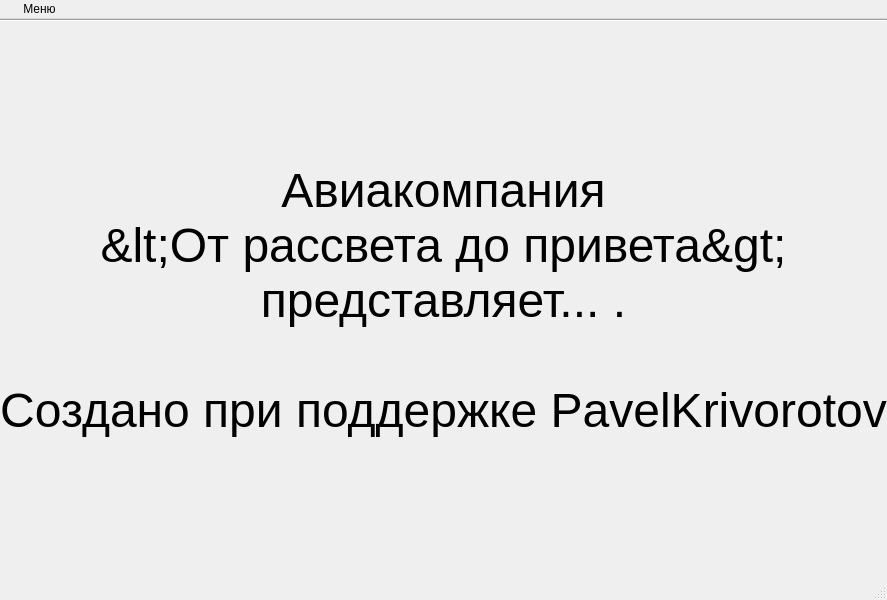
<?xml version="1.0" encoding="UTF-8"?>
<ui version="4.0">
 <class>MainWindow</class>
 <widget class="QMainWindow" name="MainWindow">
  <property name="geometry">
   <rect>
    <x>0</x>
    <y>0</y>
    <width>800</width>
    <height>600</height>
   </rect>
  </property>
  <property name="windowTitle">
   <string>Продажа авиабилетов</string>
  </property>
  <widget class="QWidget" name="centralwidget">
   <layout class="QGridLayout" name="gridLayout_2">
    <property name="leftMargin">
     <number>0</number>
    </property>
    <property name="topMargin">
     <number>0</number>
    </property>
    <property name="rightMargin">
     <number>0</number>
    </property>
    <property name="bottomMargin">
     <number>0</number>
    </property>
    <property name="spacing">
     <number>10</number>
    </property>
    <item row="0" column="0">
     <layout class="QGridLayout" name="gridLayout">
      <property name="spacing">
       <number>0</number>
      </property>
      <item row="0" column="0">
       <widget class="Line" name="line">
        <property name="orientation">
         <enum>Qt::Horizontal</enum>
        </property>
       </widget>
      </item>
      <item row="1" column="0">
       <widget class="QStackedWidget" name="stackedWidget">
        <property name="currentIndex">
         <number>0</number>
        </property>
        <widget class="QWidget" name="page0">
         <layout class="QGridLayout" name="gridLayout_7">
          <property name="leftMargin">
           <number>0</number>
          </property>
          <property name="topMargin">
           <number>0</number>
          </property>
          <property name="rightMargin">
           <number>0</number>
          </property>
          <property name="bottomMargin">
           <number>0</number>
          </property>
          <property name="spacing">
           <number>0</number>
          </property>
          <item row="0" column="0">
           <widget class="QLabel" name="label_18">
            <property name="font">
             <font>
              <family>Segoe UI</family>
              <pointsize>36</pointsize>
              <bold>false</bold>
             </font>
            </property>
            <property name="text">
             <string>Авиакомпания
&lt;От рассвета до привета&gt;
представляет... .

Создано при поддержке PavelKrivorotov</string>
            </property>
            <property name="alignment">
             <set>Qt::AlignCenter</set>
            </property>
           </widget>
          </item>
         </layout>
        </widget>
        <widget class="QWidget" name="page1">
         <layout class="QGridLayout" name="gridLayout_3">
          <property name="leftMargin">
           <number>0</number>
          </property>
          <property name="topMargin">
           <number>0</number>
          </property>
          <property name="rightMargin">
           <number>0</number>
          </property>
          <property name="bottomMargin">
           <number>5</number>
          </property>
          <item row="0" column="0">
           <widget class="QTableWidget" name="tW_Passengers">
            <property name="alternatingRowColors">
             <bool>true</bool>
            </property>
            <property name="rowCount">
             <number>20</number>
            </property>
            <property name="columnCount">
             <number>7</number>
            </property>
            <attribute name="horizontalHeaderDefaultSectionSize">
             <number>160</number>
            </attribute>
            <attribute name="horizontalHeaderStretchLastSection">
             <bool>true</bool>
            </attribute>
            <attribute name="verticalHeaderStretchLastSection">
             <bool>false</bool>
            </attribute>
            <row/>
            <row/>
            <row/>
            <row/>
            <row/>
            <row/>
            <row/>
            <row/>
            <row/>
            <row/>
            <row/>
            <row/>
            <row/>
            <row/>
            <row/>
            <row/>
            <row/>
            <row/>
            <row/>
            <row/>
            <column/>
            <column/>
            <column/>
            <column/>
            <column/>
            <column/>
            <column/>
           </widget>
          </item>
         </layout>
        </widget>
        <widget class="QWidget" name="page2">
         <layout class="QGridLayout" name="gridLayout_4">
          <property name="leftMargin">
           <number>0</number>
          </property>
          <property name="topMargin">
           <number>0</number>
          </property>
          <property name="rightMargin">
           <number>0</number>
          </property>
          <property name="bottomMargin">
           <number>0</number>
          </property>
          <item row="0" column="0">
           <widget class="QTableWidget" name="tW_Flights">
            <property name="alternatingRowColors">
             <bool>true</bool>
            </property>
            <property name="rowCount">
             <number>20</number>
            </property>
            <property name="columnCount">
             <number>8</number>
            </property>
            <attribute name="horizontalHeaderCascadingSectionResizes">
             <bool>false</bool>
            </attribute>
            <attribute name="horizontalHeaderDefaultSectionSize">
             <number>160</number>
            </attribute>
            <attribute name="horizontalHeaderStretchLastSection">
             <bool>true</bool>
            </attribute>
            <row/>
            <row/>
            <row/>
            <row/>
            <row/>
            <row/>
            <row/>
            <row/>
            <row/>
            <row/>
            <row/>
            <row/>
            <row/>
            <row/>
            <row/>
            <row/>
            <row/>
            <row/>
            <row/>
            <row/>
            <column/>
            <column/>
            <column/>
            <column/>
            <column/>
            <column/>
            <column/>
            <column/>
           </widget>
          </item>
         </layout>
        </widget>
        <widget class="QWidget" name="page3">
         <layout class="QGridLayout" name="gridLayout_5">
          <property name="leftMargin">
           <number>0</number>
          </property>
          <property name="topMargin">
           <number>0</number>
          </property>
          <property name="rightMargin">
           <number>0</number>
          </property>
          <property name="bottomMargin">
           <number>0</number>
          </property>
          <item row="0" column="0">
           <widget class="QTableWidget" name="tW_Tickets">
            <property name="alternatingRowColors">
             <bool>true</bool>
            </property>
            <property name="rowCount">
             <number>20</number>
            </property>
            <property name="columnCount">
             <number>3</number>
            </property>
            <attribute name="horizontalHeaderCascadingSectionResizes">
             <bool>false</bool>
            </attribute>
            <attribute name="horizontalHeaderDefaultSectionSize">
             <number>200</number>
            </attribute>
            <attribute name="horizontalHeaderStretchLastSection">
             <bool>true</bool>
            </attribute>
            <row/>
            <row/>
            <row/>
            <row/>
            <row/>
            <row/>
            <row/>
            <row/>
            <row/>
            <row/>
            <row/>
            <row/>
            <row/>
            <row/>
            <row/>
            <row/>
            <row/>
            <row/>
            <row/>
            <row/>
            <column/>
            <column/>
            <column/>
           </widget>
          </item>
         </layout>
        </widget>
        <widget class="QWidget" name="page4">
         <layout class="QGridLayout" name="gridLayout_9">
          <property name="leftMargin">
           <number>0</number>
          </property>
          <property name="topMargin">
           <number>0</number>
          </property>
          <property name="rightMargin">
           <number>0</number>
          </property>
          <property name="bottomMargin">
           <number>0</number>
          </property>
          <property name="horizontalSpacing">
           <number>0</number>
          </property>
          <item row="0" column="0">
           <widget class="QGroupBox" name="groupBox">
            <property name="sizePolicy">
             <sizepolicy hsizetype="Fixed" vsizetype="Preferred">
              <horstretch>0</horstretch>
              <verstretch>0</verstretch>
             </sizepolicy>
            </property>
            <property name="minimumSize">
             <size>
              <width>400</width>
              <height>0</height>
             </size>
            </property>
            <property name="title">
             <string/>
            </property>
            <layout class="QGridLayout" name="gridLayout_6">
             <item row="0" column="0">
              <layout class="QGridLayout" name="gridLayout_10">
               <item row="2" column="1">
                <widget class="QLineEdit" name="lE_PassportPlace">
                 <property name="readOnly">
                  <bool>true</bool>
                 </property>
                </widget>
               </item>
               <item row="10" column="0">
                <widget class="QLabel" name="label_4">
                 <property name="text">
                  <string>Отчество </string>
                 </property>
                </widget>
               </item>
               <item row="9" column="0" colspan="2">
                <widget class="Line" name="line_6">
                 <property name="orientation">
                  <enum>Qt::Horizontal</enum>
                 </property>
                </widget>
               </item>
               <item row="6" column="1">
                <widget class="QLineEdit" name="lE_LastName">
                 <property name="readOnly">
                  <bool>true</bool>
                 </property>
                </widget>
               </item>
               <item row="12" column="1">
                <widget class="QLineEdit" name="lE_PassportBirthday">
                 <property name="sizePolicy">
                  <sizepolicy hsizetype="Fixed" vsizetype="Fixed">
                   <horstretch>0</horstretch>
                   <verstretch>0</verstretch>
                  </sizepolicy>
                 </property>
                 <property name="alignment">
                  <set>Qt::AlignCenter</set>
                 </property>
                 <property name="readOnly">
                  <bool>true</bool>
                 </property>
                </widget>
               </item>
               <item row="13" column="0">
                <spacer name="verticalSpacer">
                 <property name="orientation">
                  <enum>Qt::Vertical</enum>
                 </property>
                 <property name="sizeHint" stdset="0">
                  <size>
                   <width>20</width>
                   <height>40</height>
                  </size>
                 </property>
                </spacer>
               </item>
               <item row="4" column="1">
                <widget class="QLineEdit" name="lE_PassportDate">
                 <property name="sizePolicy">
                  <sizepolicy hsizetype="Fixed" vsizetype="Fixed">
                   <horstretch>0</horstretch>
                   <verstretch>0</verstretch>
                  </sizepolicy>
                 </property>
                 <property name="alignment">
                  <set>Qt::AlignCenter</set>
                 </property>
                 <property name="readOnly">
                  <bool>true</bool>
                 </property>
                </widget>
               </item>
               <item row="8" column="1">
                <widget class="QLineEdit" name="lE_FirstName">
                 <property name="readOnly">
                  <bool>true</bool>
                 </property>
                </widget>
               </item>
               <item row="2" column="0">
                <widget class="QLabel" name="label_5">
                 <property name="text">
                  <string>Место выдачи </string>
                 </property>
                </widget>
               </item>
               <item row="5" column="0" colspan="2">
                <widget class="Line" name="line_4">
                 <property name="orientation">
                  <enum>Qt::Horizontal</enum>
                 </property>
                </widget>
               </item>
               <item row="4" column="0">
                <widget class="QLabel" name="label_6">
                 <property name="text">
                  <string>Дата выдачи </string>
                 </property>
                </widget>
               </item>
               <item row="7" column="0" colspan="2">
                <widget class="Line" name="line_5">
                 <property name="orientation">
                  <enum>Qt::Horizontal</enum>
                 </property>
                </widget>
               </item>
               <item row="0" column="1">
                <widget class="QComboBox" name="cB_PassportNumber"/>
               </item>
               <item row="1" column="0" colspan="2">
                <widget class="Line" name="line_2">
                 <property name="frameShadow">
                  <enum>QFrame::Sunken</enum>
                 </property>
                 <property name="lineWidth">
                  <number>1</number>
                 </property>
                 <property name="orientation">
                  <enum>Qt::Horizontal</enum>
                 </property>
                </widget>
               </item>
               <item row="10" column="1">
                <widget class="QLineEdit" name="lE_Patronimic">
                 <property name="readOnly">
                  <bool>true</bool>
                 </property>
                </widget>
               </item>
               <item row="0" column="0">
                <widget class="QLabel" name="label">
                 <property name="text">
                  <string>Номер паспорта </string>
                 </property>
                </widget>
               </item>
               <item row="6" column="0">
                <widget class="QLabel" name="label_2">
                 <property name="text">
                  <string>Фамилия </string>
                 </property>
                </widget>
               </item>
               <item row="8" column="0">
                <widget class="QLabel" name="label_3">
                 <property name="text">
                  <string>Имя </string>
                 </property>
                </widget>
               </item>
               <item row="12" column="0">
                <widget class="QLabel" name="label_7">
                 <property name="text">
                  <string>Дата рождения </string>
                 </property>
                </widget>
               </item>
               <item row="3" column="0" colspan="2">
                <widget class="Line" name="line_3">
                 <property name="orientation">
                  <enum>Qt::Horizontal</enum>
                 </property>
                </widget>
               </item>
               <item row="11" column="0" colspan="2">
                <widget class="Line" name="line_7">
                 <property name="orientation">
                  <enum>Qt::Horizontal</enum>
                 </property>
                </widget>
               </item>
              </layout>
             </item>
            </layout>
           </widget>
          </item>
          <item row="0" column="1">
           <widget class="QGroupBox" name="groupBox_2">
            <property name="title">
             <string/>
            </property>
            <layout class="QGridLayout" name="gridLayout_8">
             <item row="0" column="0">
              <widget class="QTableWidget" name="tW_FlightsByPassenger">
               <property name="alternatingRowColors">
                <bool>true</bool>
               </property>
               <property name="rowCount">
                <number>10</number>
               </property>
               <property name="columnCount">
                <number>3</number>
               </property>
               <attribute name="horizontalHeaderDefaultSectionSize">
                <number>180</number>
               </attribute>
               <attribute name="horizontalHeaderStretchLastSection">
                <bool>true</bool>
               </attribute>
               <row/>
               <row/>
               <row/>
               <row/>
               <row/>
               <row/>
               <row/>
               <row/>
               <row/>
               <row/>
               <column/>
               <column/>
               <column/>
              </widget>
             </item>
            </layout>
           </widget>
          </item>
         </layout>
        </widget>
        <widget class="QWidget" name="page5">
         <layout class="QGridLayout" name="gridLayout_11">
          <property name="leftMargin">
           <number>0</number>
          </property>
          <property name="topMargin">
           <number>0</number>
          </property>
          <property name="rightMargin">
           <number>0</number>
          </property>
          <property name="bottomMargin">
           <number>0</number>
          </property>
          <property name="horizontalSpacing">
           <number>0</number>
          </property>
          <item row="0" column="0">
           <widget class="QGroupBox" name="groupBox_3">
            <property name="sizePolicy">
             <sizepolicy hsizetype="Fixed" vsizetype="Preferred">
              <horstretch>0</horstretch>
              <verstretch>0</verstretch>
             </sizepolicy>
            </property>
            <property name="minimumSize">
             <size>
              <width>400</width>
              <height>0</height>
             </size>
            </property>
            <property name="title">
             <string/>
            </property>
            <layout class="QGridLayout" name="gridLayout_12">
             <item row="0" column="0">
              <layout class="QFormLayout" name="formLayout">
               <item row="0" column="0">
                <widget class="QLabel" name="label_8">
                 <property name="text">
                  <string>Номер авиарейса </string>
                 </property>
                </widget>
               </item>
               <item row="0" column="1">
                <widget class="QComboBox" name="cB_FlightNumbers"/>
               </item>
               <item row="2" column="0">
                <widget class="QLabel" name="label_9">
                 <property name="text">
                  <string>Компания </string>
                 </property>
                </widget>
               </item>
               <item row="4" column="0">
                <widget class="QLabel" name="label_10">
                 <property name="text">
                  <string>Аэропорт отправления </string>
                 </property>
                </widget>
               </item>
               <item row="6" column="0">
                <widget class="QLabel" name="label_11">
                 <property name="text">
                  <string>Аэропорт прибытия </string>
                 </property>
                </widget>
               </item>
               <item row="8" column="0">
                <widget class="QLabel" name="label_12">
                 <property name="text">
                  <string>Дата отправления </string>
                 </property>
                </widget>
               </item>
               <item row="10" column="0">
                <widget class="QLabel" name="label_13">
                 <property name="text">
                  <string>Дата прибытия </string>
                 </property>
                </widget>
               </item>
               <item row="12" column="0">
                <widget class="QLabel" name="label_14">
                 <property name="text">
                  <string>Количество мест </string>
                 </property>
                </widget>
               </item>
               <item row="2" column="1">
                <widget class="QLineEdit" name="lE_Company">
                 <property name="readOnly">
                  <bool>true</bool>
                 </property>
                </widget>
               </item>
               <item row="4" column="1">
                <widget class="QLineEdit" name="lE_FromAirport">
                 <property name="readOnly">
                  <bool>true</bool>
                 </property>
                </widget>
               </item>
               <item row="6" column="1">
                <widget class="QLineEdit" name="lE_ToAirport">
                 <property name="readOnly">
                  <bool>true</bool>
                 </property>
                </widget>
               </item>
               <item row="8" column="1">
                <widget class="QLineEdit" name="lE_FromDate">
                 <property name="sizePolicy">
                  <sizepolicy hsizetype="Fixed" vsizetype="Fixed">
                   <horstretch>0</horstretch>
                   <verstretch>0</verstretch>
                  </sizepolicy>
                 </property>
                 <property name="alignment">
                  <set>Qt::AlignCenter</set>
                 </property>
                 <property name="readOnly">
                  <bool>true</bool>
                 </property>
                </widget>
               </item>
               <item row="10" column="1">
                <widget class="QLineEdit" name="lE_ToDate">
                 <property name="sizePolicy">
                  <sizepolicy hsizetype="Fixed" vsizetype="Fixed">
                   <horstretch>0</horstretch>
                   <verstretch>0</verstretch>
                  </sizepolicy>
                 </property>
                 <property name="alignment">
                  <set>Qt::AlignCenter</set>
                 </property>
                 <property name="readOnly">
                  <bool>true</bool>
                 </property>
                </widget>
               </item>
               <item row="12" column="1">
                <widget class="QLineEdit" name="lE_TotalPlace">
                 <property name="sizePolicy">
                  <sizepolicy hsizetype="Fixed" vsizetype="Fixed">
                   <horstretch>0</horstretch>
                   <verstretch>0</verstretch>
                  </sizepolicy>
                 </property>
                 <property name="alignment">
                  <set>Qt::AlignCenter</set>
                 </property>
                 <property name="readOnly">
                  <bool>true</bool>
                 </property>
                </widget>
               </item>
               <item row="1" column="0" colspan="2">
                <widget class="Line" name="line_8">
                 <property name="orientation">
                  <enum>Qt::Horizontal</enum>
                 </property>
                </widget>
               </item>
               <item row="3" column="0" colspan="2">
                <widget class="Line" name="line_9">
                 <property name="orientation">
                  <enum>Qt::Horizontal</enum>
                 </property>
                </widget>
               </item>
               <item row="5" column="0" colspan="2">
                <widget class="Line" name="line_10">
                 <property name="orientation">
                  <enum>Qt::Horizontal</enum>
                 </property>
                </widget>
               </item>
               <item row="7" column="0" colspan="2">
                <widget class="Line" name="line_11">
                 <property name="orientation">
                  <enum>Qt::Horizontal</enum>
                 </property>
                </widget>
               </item>
               <item row="9" column="0" colspan="2">
                <widget class="Line" name="line_12">
                 <property name="orientation">
                  <enum>Qt::Horizontal</enum>
                 </property>
                </widget>
               </item>
               <item row="11" column="0" colspan="2">
                <widget class="Line" name="line_13">
                 <property name="orientation">
                  <enum>Qt::Horizontal</enum>
                 </property>
                </widget>
               </item>
               <item row="14" column="0">
                <widget class="QLabel" name="label_15">
                 <property name="text">
                  <string>Свободные места </string>
                 </property>
                </widget>
               </item>
               <item row="14" column="1">
                <widget class="QLineEdit" name="lE_FreePlace">
                 <property name="sizePolicy">
                  <sizepolicy hsizetype="Fixed" vsizetype="Fixed">
                   <horstretch>0</horstretch>
                   <verstretch>0</verstretch>
                  </sizepolicy>
                 </property>
                 <property name="alignment">
                  <set>Qt::AlignCenter</set>
                 </property>
                 <property name="readOnly">
                  <bool>true</bool>
                 </property>
                </widget>
               </item>
               <item row="13" column="0" colspan="2">
                <widget class="Line" name="line_14">
                 <property name="orientation">
                  <enum>Qt::Horizontal</enum>
                 </property>
                </widget>
               </item>
              </layout>
             </item>
            </layout>
           </widget>
          </item>
          <item row="0" column="1">
           <widget class="QGroupBox" name="groupBox_4">
            <property name="title">
             <string/>
            </property>
            <layout class="QGridLayout" name="gridLayout_13">
             <item row="0" column="0">
              <widget class="QTableWidget" name="tW_PassengersByFlight">
               <property name="alternatingRowColors">
                <bool>true</bool>
               </property>
               <property name="rowCount">
                <number>10</number>
               </property>
               <property name="columnCount">
                <number>4</number>
               </property>
               <attribute name="horizontalHeaderDefaultSectionSize">
                <number>190</number>
               </attribute>
               <attribute name="horizontalHeaderStretchLastSection">
                <bool>true</bool>
               </attribute>
               <row/>
               <row/>
               <row/>
               <row/>
               <row/>
               <row/>
               <row/>
               <row/>
               <row/>
               <row/>
               <column/>
               <column/>
               <column/>
               <column/>
              </widget>
             </item>
            </layout>
           </widget>
          </item>
         </layout>
        </widget>
        <widget class="QWidget" name="page6">
         <layout class="QGridLayout" name="gridLayout_15">
          <item row="0" column="0">
           <layout class="QGridLayout" name="gridLayout_14">
            <property name="verticalSpacing">
             <number>10</number>
            </property>
            <item row="0" column="1">
             <widget class="QLineEdit" name="lE_FIO"/>
            </item>
            <item row="0" column="0">
             <widget class="QLabel" name="label_16">
              <property name="text">
               <string>Вводите ФИО пассажира </string>
              </property>
             </widget>
            </item>
            <item row="1" column="0" colspan="2">
             <widget class="QTableWidget" name="tW_PassengersByFIO">
              <property name="alternatingRowColors">
               <bool>true</bool>
              </property>
              <property name="rowCount">
               <number>20</number>
              </property>
              <property name="columnCount">
               <number>7</number>
              </property>
              <attribute name="horizontalHeaderDefaultSectionSize">
               <number>160</number>
              </attribute>
              <attribute name="horizontalHeaderStretchLastSection">
               <bool>true</bool>
              </attribute>
              <row/>
              <row/>
              <row/>
              <row/>
              <row/>
              <row/>
              <row/>
              <row/>
              <row/>
              <row/>
              <row/>
              <row/>
              <row/>
              <row/>
              <row/>
              <row/>
              <row/>
              <row/>
              <row/>
              <row/>
              <column/>
              <column/>
              <column/>
              <column/>
              <column/>
              <column/>
              <column/>
             </widget>
            </item>
           </layout>
          </item>
         </layout>
        </widget>
        <widget class="QWidget" name="page7">
         <layout class="QGridLayout" name="gridLayout_17">
          <item row="0" column="0">
           <layout class="QGridLayout" name="gridLayout_16">
            <property name="verticalSpacing">
             <number>10</number>
            </property>
            <item row="0" column="0">
             <widget class="QLabel" name="label_17">
              <property name="text">
               <string>Вводите аэропорт прибытия </string>
              </property>
             </widget>
            </item>
            <item row="0" column="1">
             <widget class="QLineEdit" name="lE_ToAirport_2"/>
            </item>
            <item row="1" column="0" colspan="2">
             <widget class="QTableWidget" name="tW_FlightsByToAirport">
              <property name="alternatingRowColors">
               <bool>true</bool>
              </property>
              <property name="rowCount">
               <number>20</number>
              </property>
              <property name="columnCount">
               <number>8</number>
              </property>
              <attribute name="horizontalHeaderDefaultSectionSize">
               <number>160</number>
              </attribute>
              <attribute name="horizontalHeaderStretchLastSection">
               <bool>true</bool>
              </attribute>
              <row/>
              <row/>
              <row/>
              <row/>
              <row/>
              <row/>
              <row/>
              <row/>
              <row/>
              <row/>
              <row/>
              <row/>
              <row/>
              <row/>
              <row/>
              <row/>
              <row/>
              <row/>
              <row/>
              <row/>
              <column/>
              <column/>
              <column/>
              <column/>
              <column/>
              <column/>
              <column/>
              <column/>
             </widget>
            </item>
           </layout>
          </item>
         </layout>
        </widget>
       </widget>
      </item>
     </layout>
    </item>
   </layout>
  </widget>
  <widget class="QMenuBar" name="menubar">
   <property name="geometry">
    <rect>
     <x>0</x>
     <y>0</y>
     <width>800</width>
     <height>26</height>
    </rect>
   </property>
   <property name="styleSheet">
    <string notr="true">background-color:&quot;#e9e9e9&quot;;</string>
   </property>
   <widget class="QMenu" name="menu">
    <property name="title">
     <string/>
    </property>
   </widget>
   <widget class="QMenu" name="menu_2">
    <property name="title">
     <string>Меню</string>
    </property>
    <widget class="QMenu" name="menu_5">
     <property name="title">
      <string>Пассажиры</string>
     </property>
     <addaction name="actionAddPassenger"/>
     <addaction name="actionDeletePassenger"/>
     <addaction name="actionShowAllPassengers"/>
     <addaction name="actionClearAllPassengers"/>
     <addaction name="actionSelectByPassport"/>
     <addaction name="actionSelectByFIO"/>
    </widget>
    <widget class="QMenu" name="menu_6">
     <property name="title">
      <string>Авиарейсы</string>
     </property>
     <addaction name="actionAddFlight"/>
     <addaction name="actionDeleteFlight"/>
     <addaction name="actionShowAllFlights"/>
     <addaction name="actionClearAllFlights"/>
     <addaction name="actionSelectByFlight"/>
     <addaction name="actionSelectByToAirport"/>
    </widget>
    <widget class="QMenu" name="menu_7">
     <property name="title">
      <string>Билеты</string>
     </property>
     <addaction name="actionBuyTicket"/>
     <addaction name="actionReturnTicket"/>
     <addaction name="actionShowAllTickets"/>
    </widget>
    <addaction name="actionRoot"/>
    <addaction name="menu_5"/>
    <addaction name="menu_6"/>
    <addaction name="menu_7"/>
   </widget>
   <widget class="QMenu" name="menu_3">
    <property name="title">
     <string/>
    </property>
   </widget>
   <widget class="QMenu" name="menu_4">
    <property name="title">
     <string/>
    </property>
   </widget>
   <widget class="QMenu" name="menu_8">
    <property name="title">
     <string/>
    </property>
   </widget>
   <widget class="QMenu" name="menu_9">
    <property name="title">
     <string/>
    </property>
   </widget>
   <addaction name="menu"/>
   <addaction name="menu_2"/>
   <addaction name="menu_3"/>
   <addaction name="menu_4"/>
   <addaction name="menu_8"/>
   <addaction name="menu_9"/>
  </widget>
  <widget class="QStatusBar" name="statusbar"/>
  <action name="actionAddPassenger">
   <property name="text">
    <string>Зарегистрировать</string>
   </property>
  </action>
  <action name="actionDeletePassenger">
   <property name="text">
    <string>Удалить</string>
   </property>
  </action>
  <action name="actionShowAllPassengers">
   <property name="text">
    <string>Просмотреть пассажиров</string>
   </property>
  </action>
  <action name="actionClearAllPassengers">
   <property name="text">
    <string>Очистить данные</string>
   </property>
  </action>
  <action name="actionSelectByPassport">
   <property name="text">
    <string>Поиск по паспорту</string>
   </property>
  </action>
  <action name="actionSelectByFIO">
   <property name="text">
    <string>Поиск по ФИО</string>
   </property>
  </action>
  <action name="actionAddFlight">
   <property name="text">
    <string>Добавить</string>
   </property>
  </action>
  <action name="actionDeleteFlight">
   <property name="text">
    <string>Удалить</string>
   </property>
  </action>
  <action name="actionShowAllFlights">
   <property name="text">
    <string>Просмотреть авиарейсы</string>
   </property>
  </action>
  <action name="actionClearAllFlights">
   <property name="text">
    <string>Очистить данные</string>
   </property>
  </action>
  <action name="actionSelectByFlight">
   <property name="text">
    <string>Поиск по номеру авиарейса</string>
   </property>
   <property name="toolTip">
    <string>Поиск по номеру авиарейса</string>
   </property>
  </action>
  <action name="actionSelectByToAirport">
   <property name="text">
    <string>Поиск по аэропорту прибытия</string>
   </property>
  </action>
  <action name="actionBuyTicket">
   <property name="text">
    <string>Купить</string>
   </property>
  </action>
  <action name="actionReturnTicket">
   <property name="text">
    <string>Вернуть</string>
   </property>
  </action>
  <action name="actionShowAllTickets">
   <property name="text">
    <string>Просмотреть билеты</string>
   </property>
  </action>
  <action name="actionRoot">
   <property name="text">
    <string>Главная</string>
   </property>
  </action>
 </widget>
 <resources/>
 <connections/>
</ui>
